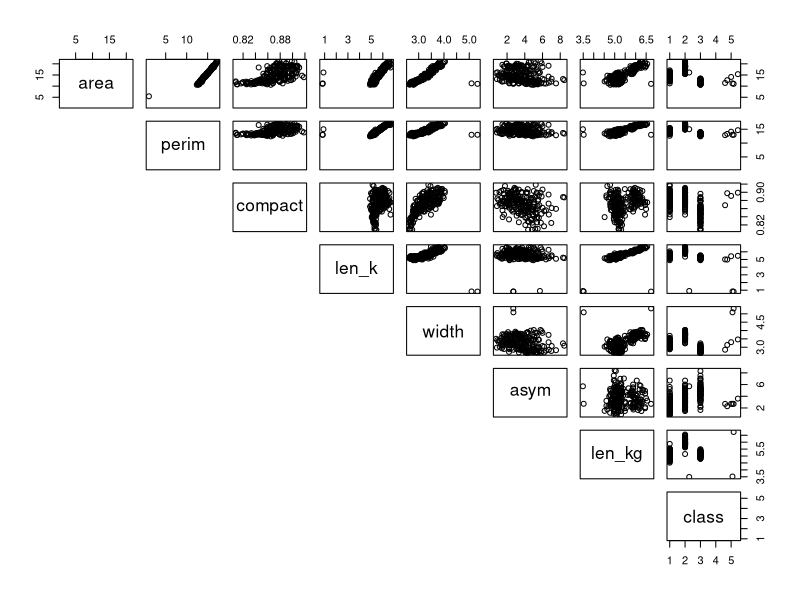
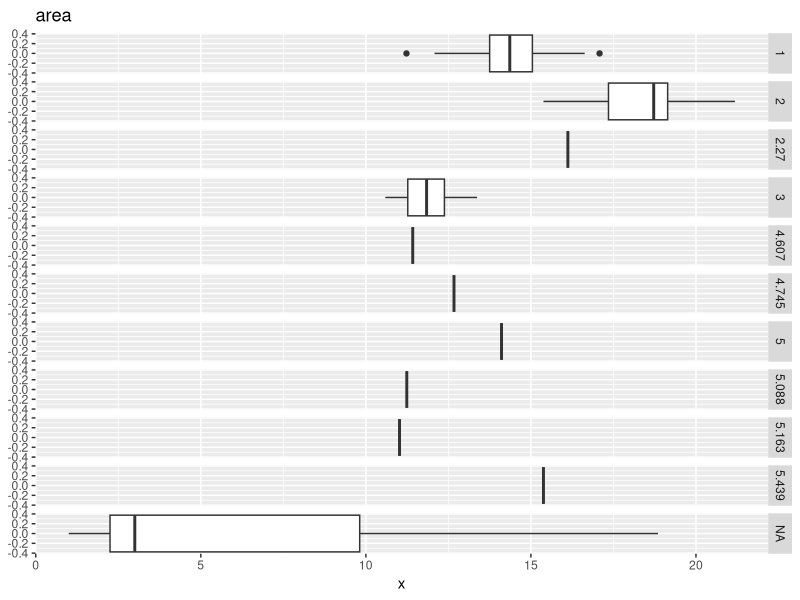
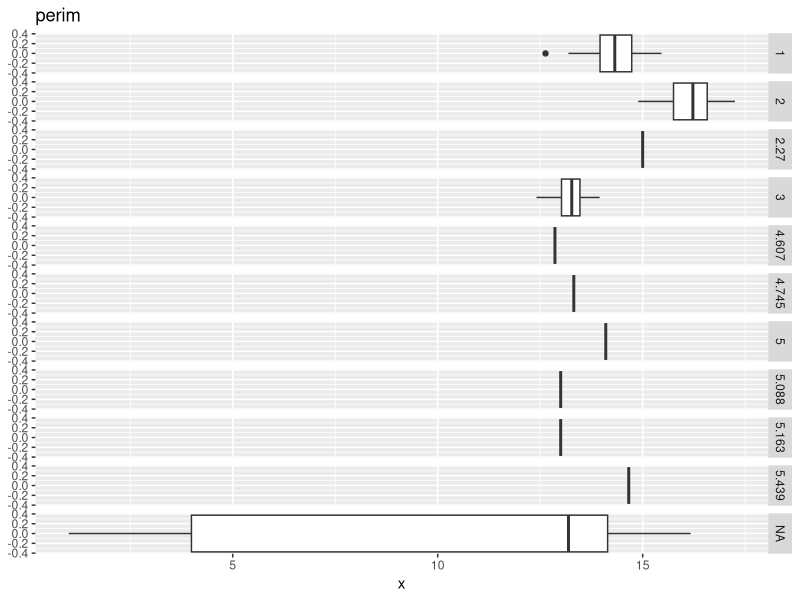
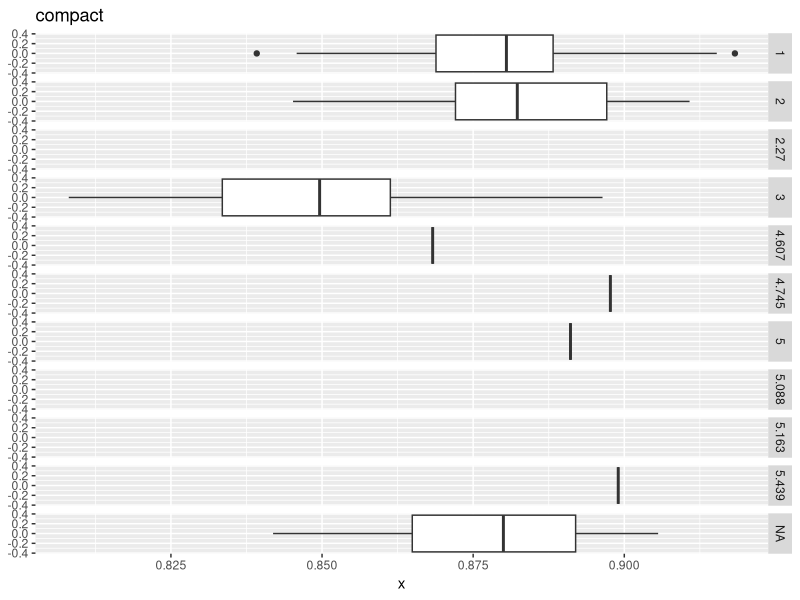
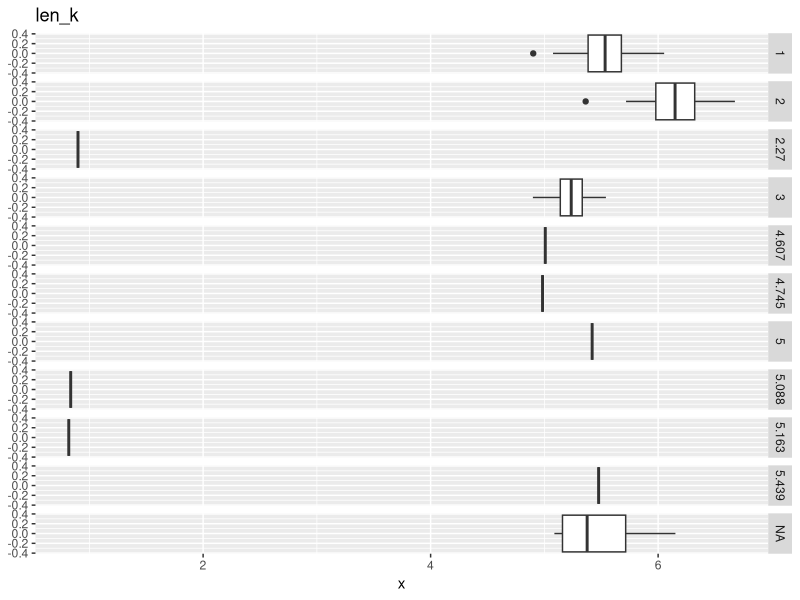
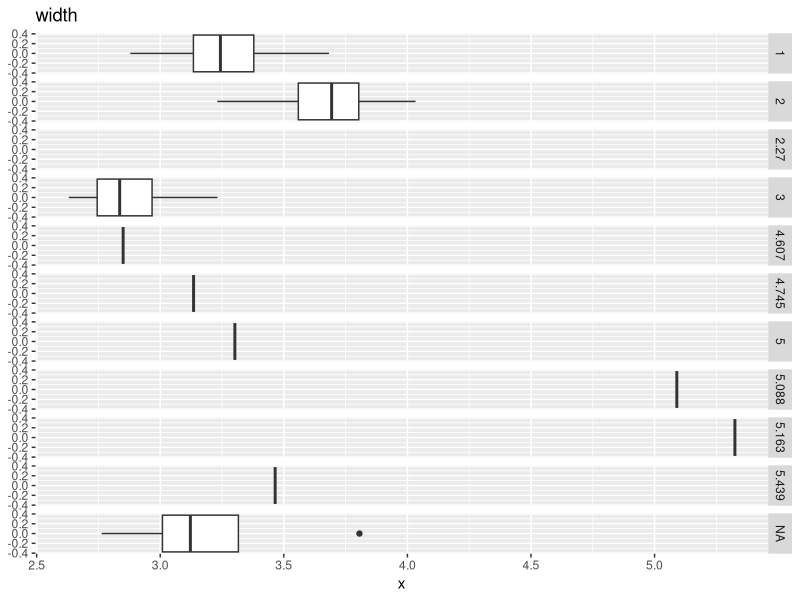
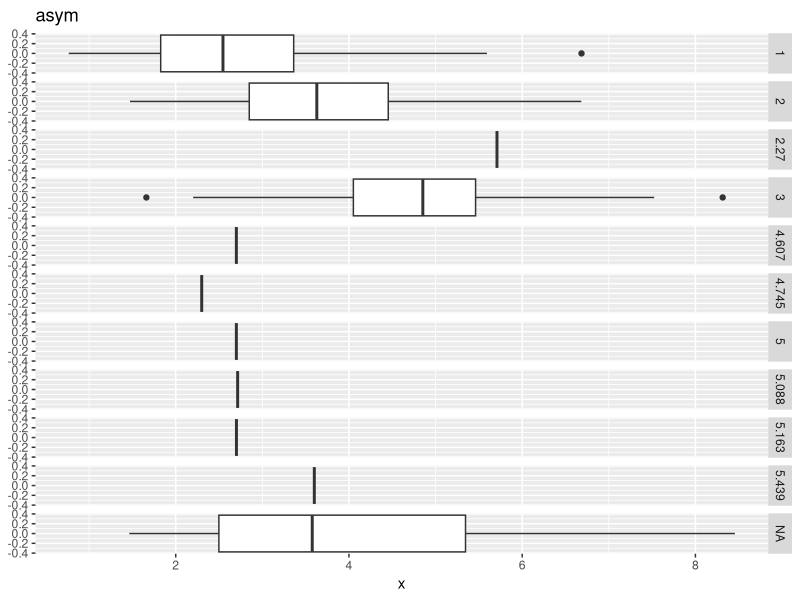
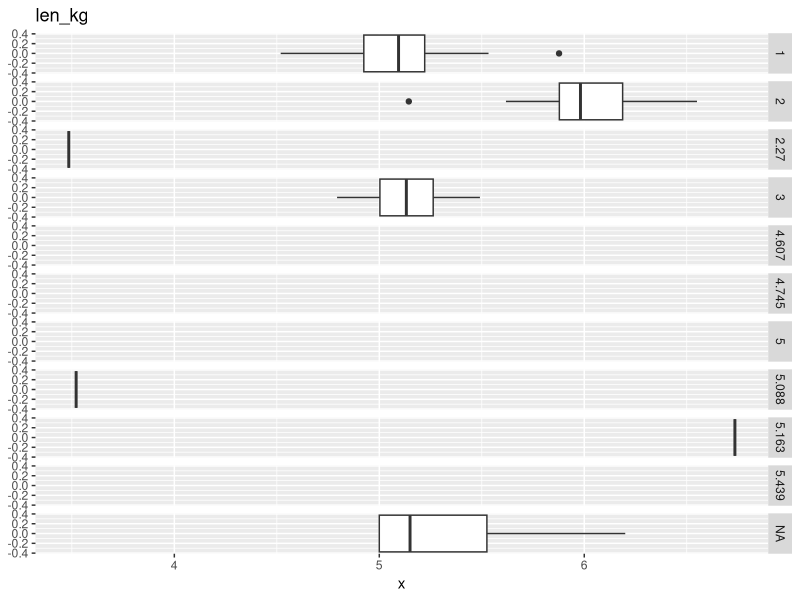

The R source for these figures, in order: (Note: this script raises an error after producing the figures.)
# Exercise 9-1 Clustering Lab-Session -------------------------------------
library(tidyverse)

# (a) Data Preprocessing --------------------------------------------------

# > Download the dataset. -------------------------------------------------
# done - http://archive.ics.uci.edu/ml/datasets/seeds


# > Try and reformat the dataset for use with the tool of your cho --------
#df <- read.csv("seeds_dataset.txt", sep = "\t", header = F)
#write.csv(df, "seeds_dataset.csv")

# 1. area A,
# 2. perimeter P,
# 3. compactness C = 4*pi*A/P^2,
# 4. length of kernel,
# 5. width of kernel,
# 6. asymmetry coefficient
# 7. length of kernel groove.
# All of these parameters were real-valued continuous.

df <- read.csv("seeds_dataset.csv")[-1]

names(df) <- c("area", "perim", "compact", "len_k", "width", "asym", "len_kg", "class")

normalized <- scale(df)

# > Visualizing some stuffs -----------------------------------------------

pairs(df, lower.panel = NULL)

boxplotter <- function(x) {
  ggplot(df, aes(x)) +
    geom_boxplot() +
    facet_grid(vars(class))
}


i = 0
lapply(df[-8], function(x) {
  i <<- i + 1
  boxplotter(x) +
    ggtitle(names(df)[i])
  })


# (b) k-means -------------------------------------------------------------
# > Use a k-means implementation to analyze the seeds dataset. ------------



# > What is a suitable choice for k? --------------------------------------

# a suitable choice for k would be 3, as there are 3 classes

# Try different k-means variants  -----------------------------------------
# Like MacQueen, Lloyd, Elkan, k-means++
# > you observe any differences or tendencies in the results? --------------

c_lloyd <- kmeans(df[-8], 3, algorithm = "Lloyd")
c_macqueen <- kmeans(df[-8], 3, algorithm = "MacQueen")
c_forgy <- kmeans(df[-8], 3, algorithm = "Forgy")
c_har_won <- kmeans(df[-8], 3)

test <- data.frame(lloyd = c_lloyd$cluster,
                   macqueen = c_macqueen$cluster,
                   forgy = c_forgy$cluster,
                   har_won = c_har_won$cluster,
                   class = df$class)
cor(test)

# (c) EM-clustering: ------------------------------------------------------
# > Run EM clustering on the seeds dataset. -------------------------------


# > What is a suitable choice for k? --------------------------------------


# > For different choices of k: -------------------------------------------
# >> compare the result to a similar choice of k in the k-means algorithm. -----



# (d) DBSCAN --------------------------------------------------------------
# > Run DBSCAN on the seeds dataset. --------------------------------------


# > Find suitable parameter values for epsilon and minpts. ----------------



# (e) ---------------------------------------------------------------------
# You might also want to try SNN clustering or hierarchical clustering.
# Given your experience with this dataset by now
# – does using these algorithms make sense on this dataset?



# (f) Comparison ----------------------------------------------------------
# Which type of clustering algorithm
# do you consider the most suitable for this dataset?


# (g) ---------------------------------------------------------------------
# Try a different tool, and start from the preprocessing step again
# to get familiarized with that tool.
